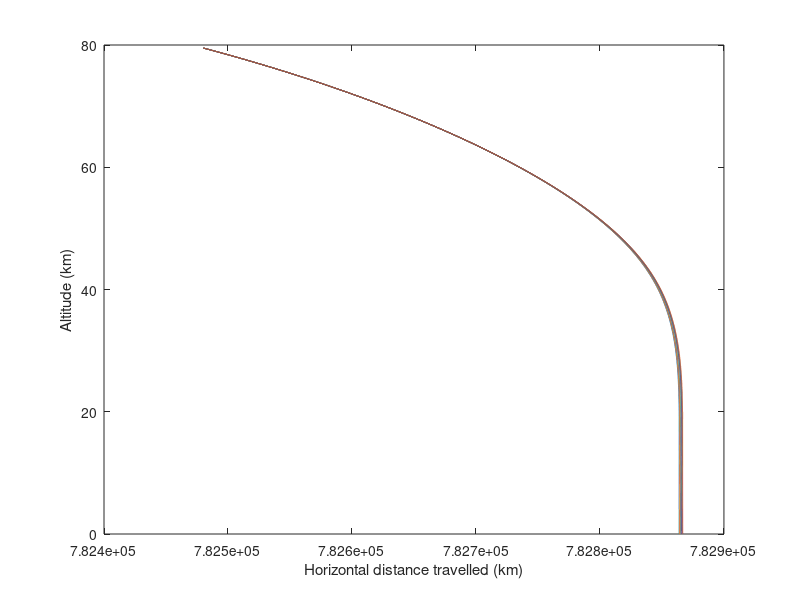
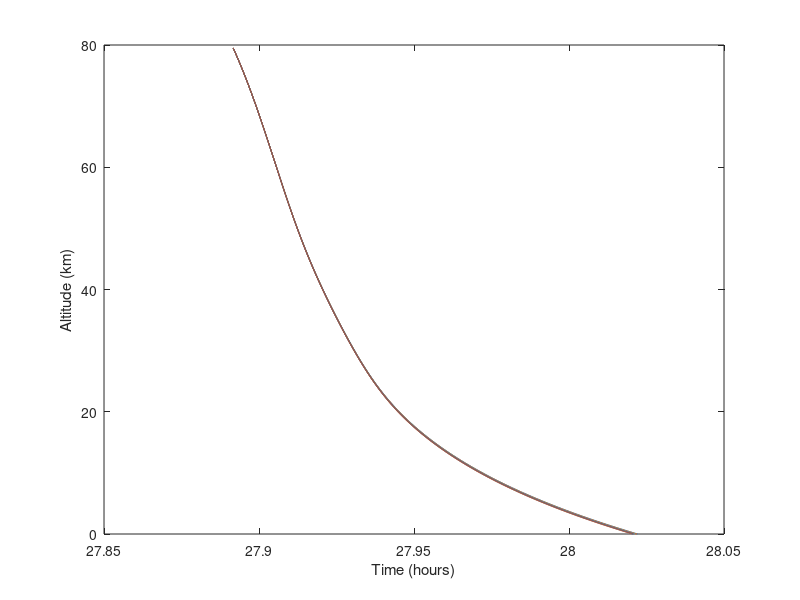

The MATLAB script that drew these images, in order: (Note: this script raises an error after producing the figures.)
load("A127.mat")
x_127 = abs(x);
h_127 = h; 
time_127 = time/60; 

load("A126p5.mat")
x_126p5 = abs(x);
h_126p5 = h; 
time_126p5 = time/60; 

load("A126.mat")
x_126 = abs(x);
h_126 = h; 
time_126 = time/60;

load("A125p5.mat")
x_125p5 = abs(x);
h_125p5 = h; 
time_125p5 = time/60;

load("A125.mat")
x_125 = abs(x);
h_125 = h; 
time_125 = time/60; 

load("A124p5.mat")
x_124p5 = abs(x);
h_124p5 = h; 
time_124p5 = time/60; 

load("A124.mat")
x_124 = abs(x);
h_124 = h; 
time_124 = time/60;

load("A123p5.mat")
x_123p5 = abs(x);
h_123p5 = h; 
time_123p5 = time/60;

load("A123.mat")
x_123 = abs(x);
h_123 = h; 
time_123 = time/60; 

figure
plot(x_127,h_127, ...
    x_126p5,h_126p5, ...
    x_126,h_126, ...
    x_125p5,h_125p5, ...
    x_125,h_125, ...
    x_124p5,h_124p5, ...
    x_124,h_124, ...
    x_123p5,h_123p5, ...
    x_123,h_123)
ylabel('Altitude (km)')
xlabel('Horizontal distance travelled (km)')

figure
plot(time_127,h_127, ...
    time_126p5,h_126p5, ...
    time_126,h_126, ...
    time_125p5,h_125p5, ...
    time_125,h_125, ...
    time_124p5,h_124p5, ...
    time_124,h_124, ...
    time_123p5,h_123p5, ...
    time_123,h_123)
ylabel('Altitude (km)')
xlabel('Time (hours)')

%% Calculations 
altitude = 6378; 

x_125_landing = x_125(end);
x_125_landing = x_125_landing - floor(x_125_landing/(2*pi*altitude));
position_ref= sqrt(altitude^2+x_125_landing^2);


% small perturbation
x_127_landing = x_127(end);
x_127_landing = x_127_landing - floor(x_127_landing/(2*pi*altitude))
position_127= sqrt(altitude^2+x_127_landing^2);
pe_127 = abs(position_127-position_ref);

x_126_landing = x_126(end);
x_126_landing = x_126_landing - floor(x_126_landing/(2*pi*altitude));
position_126= sqrt(altitude^2+x_126_landing^2);
pe_126 = abs(position_126-position_ref);

x_124_landing = x_124(end);
x_124_landing = x_124_landing - floor(x_124_landing/(2*pi*altitude));
position_124= sqrt(altitude^2+x_124_landing^2);
pe_124 = abs(position_124-position_ref);

x_123_landing = x_123(end);
x_123_landing = x_123_landing - floor(x_123_landing/(2*pi*altitude));
position_123= sqrt(altitude^2+x_123_landing^2);
pe_123 = abs(position_123-position_ref);

x_126p5_landing = x_126p5(end);
x_126p5_landing = x_126p5_landing - floor(x_126p5_landing/(2*pi*altitude));
position_126p5= sqrt(altitude^2+x_126p5_landing^2);
pe_126p5 = abs(position_126p5-position_ref);

x_125p5_landing = x_125p5(end);
x_125p5_landing = x_125p5_landing - floor(x_125p5_landing/(2*pi*altitude));
position_125p5= sqrt(altitude^2+x_125p5_landing^2);
pe_125p5 = abs(position_125p5-position_ref);

x_124p5_landing = x_124p5(end);
x124p5_landing = x_124p5_landing - floor(x_124p5_landing/(2*pi*altitude));
position_124p5= sqrt(altitude^2+x_124p5_landing^2);
pe_124p5 = abs(position_124p5-position_ref);

x_123p5_landing = x_123p5(end);
x_123p5_landing = x_123p5_landing - floor(x_123p5_landing/(2*pi*altitude));
position_123p5= sqrt(altitude^2+x_123p5_landing^2);
pe_123p5 = abs(position_123p5-position_ref);

% Define positional error values
positional_errors = [pe_123, pe_123p5, pe_124, pe_124p5, pe_125p5, pe_126, pe_126p5, pe_127];

% Create a table
T_pe = table(positional_errors', 'VariableNames', {'Positional_Error_km'}, 'RowNames', {'123', '123.5', '124', '124.5', '125.5', '126', '126.5', '127'});

% Display the table
disp(T_pe)
